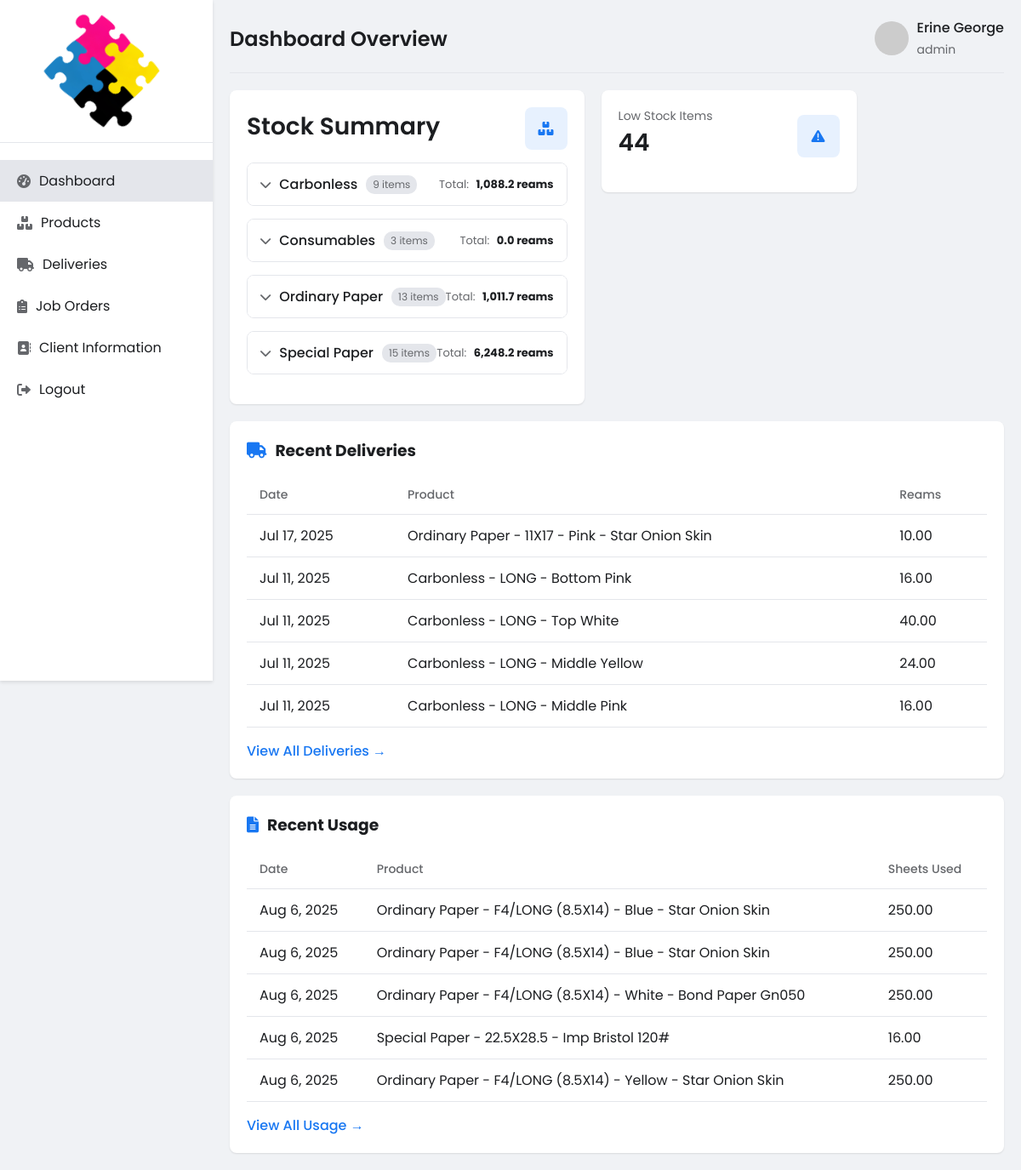
The page /pages/dashboard.php (signed in) on the database its author committed.
### tables this page shows
CREATE TABLE `delivery_logs` (
  `id` int(11) NOT NULL,
  `product_id` int(11) NOT NULL,
  `delivery_date` date DEFAULT curdate(),
  `delivered_reams` decimal(10,2) NOT NULL,
  `unit` varchar(50) DEFAULT NULL,
  `supplier_name` varchar(50) NOT NULL,
  `amount_per_ream` int(11) NOT NULL,
  `delivery_note` text DEFAULT NULL,
  `created_by` int(11) DEFAULT NULL
);

CREATE TABLE `products` (
  `id` int(11) NOT NULL,
  `product_type` varchar(100) DEFAULT NULL,
  `product_group` varchar(100) DEFAULT NULL,
  `product_name` varchar(100) DEFAULT NULL,
  `unit_price` decimal(10,2) NOT NULL,
  `created_by` int(11) DEFAULT NULL
);

### pages/dashboard.php (the view, shortened to what this page needs)
<?php
require_once '../config/db.php';
function fetchData($mysqli, $query)
{
    $result = $mysqli->query($query);
    return $result->fetch_assoc()['total'] ?? 0;
}
$recent_deliveries = $mysqli->query("
  SELECT d.product_id, d.delivery_date, p.product_type, p.product_group, p.product_name, d.delivered_reams
  FROM delivery_logs d
  JOIN products p ON d.product_id = p.id
  ORDER BY d.delivery_date DESC
  LIMIT 5
");
$recent_usage = $mysqli->query("
  SELECT u.product_id, u.log_date, p.product_type, p.product_group, p.product_name, u.used_sheets
  FROM usage_logs u
  JOIN products p ON u.product_id = p.id
  ORDER BY u.log_date DESC
  LIMIT 5
");
$stock_data = $mysqli->query("
  SELECT
    p.product_type, p.product_group, p.product_name,
    ((SELECT IFNULL(SUM(delivered_reams), 0) FROM delivery_logs WHERE product_id = p.id) * 500 -
    (SELECT IFNULL(SUM(used_sheets), 0) FROM usage_logs WHERE product_id = p.id)) AS available_sheets
  FROM products p
  ORDER BY p.product_type, p.product_name, p.product_group
");
$low_stock = fetchData($mysqli, "
  SELECT COUNT(*) AS total FROM products p
  LEFT JOIN (
    SELECT d.product_id,
          SUM(d.delivered_reams) AS total_reams,
          (SUM(d.delivered_reams) * 500) - IFNULL(SUM(u.used_sheets), 0) AS balance
    FROM delivery_logs d
    LEFT JOIN usage_logs u ON u.product_id = d.product_id
    GROUP BY d.product_id
  ) AS stock ON p.id = stock.product_id
  WHERE IFNULL(balance, 0) >= 0
  AND IFNULL(balance, 0) < 10000 /* 20 reams * 500 sheets */
");
$grouped = [];
while ($row = $stock_data->fetch_assoc()) {
    $type = $row['product_type'];
    $group = $row['product_group'];
    $name = $row['product_name'];
    $sheets = max(0, $row['available_sheets']);
    $reams = $sheets / 500;
    if (!isset($grouped[$type])) $grouped[$type] = [];
    if (!isset($grouped[$type][$name])) $grouped[$type][$name] = [];
    $grouped[$type][$name][$group] = $reams;
}
?>
<!DOCTYPE html>
<html lang="en">
<head>
    <link rel="stylesheet" href="https://cdnjs.cloudflare.com/ajax/libs/font-awesome/6.0.0-beta3/css/all.min.css" />
</head>
<body>
    <div class="sidebar-con">
        <div class="sidebar">
            <div class="brand">
                <img src="../assets/images/plainlogo.png" alt="">
            </div>
            <ul class="nav-menu">
                <li><a href="#" class="active"><i class="fas fa-tachometer-alt"></i> <span>Dashboard</span></a></li>
                <li><a href="products.php" onclick="goToLastProductPage()"><i class="fas fa-boxes"></i> <span>Products</span></a></li>
                <li><a href="delivery.php"><i class="fas fa-truck"></i> <span>Deliveries</span></a></li>
                <li><a href="job_orders.php"><i class="fas fa-clipboard-list"></i> <span>Job Orders</span></a></li>
                <li><a href="clients.php"><i class="fa fa-address-book"></i> <span>Client Information</span></a></li>
                <li><a href="../accounts/logout.php"><i class="fas fa-sign-out-alt"></i> <span>Logout</span></a></li>
            </ul>
        </div>
    </div>
    <div class="main-content">
        <header class="header">
            <h1>Dashboard Overview</h1>
            <div class="user-info">
                <img src="https://ui-avatars.com/api/?name=<?= urlencode($_SESSION['username']) ?>&background=random" alt="User">
                <div class="user-details">
                    <h4><?= htmlspecialchars($_SESSION['username']) ?></h4>
                    <small><?= $_SESSION['role'] ?></small>
                </div>
            </div>
        </header>
        <div class="stock-cards">
            <div class="stat-card">
                <div class="card-header">
                    <div>
                        <h3>Stock Summary</h3>
                    </div>
                    <div class="card-icon"><i class="fas fa-boxes"></i></div>
                </div>
                <div class="stock-summary">
                    <?php foreach ($grouped as $type => $products): ?>
                        <div class="product-category">
                            <div class="category-header" onclick="toggleStockTable('<?= md5($type) ?>')">
                                <div class="category-title">
                                    <i class="fas fa-chevron-down toggle-icon"></i>
                                    <h4><?= htmlspecialchars($type) ?></h4>
                                    <span class="badge"><?= count($products) ?> items</span>
                                </div>
                                <div class="category-summary">
                                    <?php
                                    $totalReams = 0;
                                    foreach ($products as $groupStocks) {
                                        foreach ($groupStocks as $reams) {
                                            if ($reams !== null) {
                                                $totalReams += $reams;
                                            }
                                        }
                                    }
                                    ?>
                                    <div class="summary-item">
                                        <span>Total:</span>
                                        <strong><?= number_format($totalReams, 1) ?> reams</strong>
                                    </div>
                                </div>
                            </div>
                        </div>
                    <?php endforeach; ?>
                </div>
            </div>
            <div class="out-card" onclick="showLowStockItems()" style="cursor: pointer;">
                <div class="card-header">
                    <div>
                        <p>Low Stock Items</p>
                        <h3><?= $low_stock ?></h3>
                    </div>
                    <div class="card-icon"><i class="fas fa-exclamation-triangle"></i></div>
                </div>
            </div>
        </div>
        <div class="tables-section">
            <div class="table-card">
                <h3><i class="fas fa-truck"></i> Recent Deliveries</h3>
                <div class="recent-tables">
                    <table>
                        <thead>
                            <tr>
                                <th>Date</th>
                                <th>Product</th>
                                <th>Reams</th>
                            </tr>
                        </thead>
                        <tbody>
                            <?php while ($row = $recent_deliveries->fetch_assoc()): ?>
                                <tr class="clickable-row" data-id="<?= $row['product_id'] ?>">
                                    <td><?= date("M j, Y", strtotime($row['delivery_date'])) ?></td>
                                    <td><?= "{$row['product_type']} - {$row['product_group']} - {$row['product_name']}" ?></td>
                                    <td><?= number_format($row['delivered_reams'], 2) ?></td>
                                </tr>
                            <?php endwhile; ?>
                        </tbody>
                    </table>
                </div>
                <a href="delivery.php" class="view-all">View All Deliveries →</a>
            </div>
            <div class="table-card">
                <h3><i class="fas fa-file-alt"></i> Recent Usage</h3>
                <div class="recent-tables">
                    <table>
                        <thead>
                            <tr>
                                <th>Date</th>
                                <th>Product</th>
                                <th>Sheets Used</th>
                            </tr>
                        </thead>
                        <tbody>
                            <?php while ($row = $recent_usage->fetch_assoc()): ?>
                                <tr class="clickable-row" data-id="<?= $row['product_id'] ?>">
                                    <td><?= date("M j, Y", strtotime($row['log_date'])) ?></td>
                                    <td><?= "{$row['product_type']} - {$row['product_group']} - {$row['product_name']}" ?></td>
                                    <td><?= number_format($row['used_sheets'], 2) ?></td>
                                </tr>
                            <?php endwhile; ?>
                        </tbody>
                    </table>
                </div>
                <a href="products.php" class="view-all">View All Usage →</a>
            </div>
        </div>
    </div>
</body>
</html>

### pages/dashboard.php (style rules this page uses)
:root { --primary: #1877f2; --secondary: #166fe5; --light: #f0f2f5; --dark: #1c1e21; --gray: #65676b; --light-gray: #e4e6eb; --card-bg: #ffffff; }
* { margin: 0; padding: 0; box-sizing: border-box; font-family: 'Poppins', sans-serif; }
body { background-color: var(--light); color: var(--dark); display: flex; min-height: 100vh; }
.sidebar { width: 250px; background-color: var(--card-bg); height: 100vh; position: fixed; box-shadow: 0 2px 4px rgba(0, 0, 0, 0.1); padding: 20px 0; }
.brand { padding: 0 20px 40px; border-bottom: 1px solid var(--light-gray); margin-bottom: 20px; }
.brand img { height: 100px; width: auto; padding-left: 40px; transform: rotate(45deg); }
.nav-menu { list-style: none; }
.nav-menu li a { display: flex; align-items: center; padding: 12px 20px; color: var(--dark); text-decoration: none; transition: background-color 0.3s; }
.nav-menu li a:hover, .nav-menu li a.active { background-color: var(--light-gray); }
.nav-menu li a i { margin-right: 10px; color: var(--gray); }
.main-content { flex: 1; margin-left: 250px; padding: 20px; }
.header { display: flex; justify-content: space-between; align-items: center; margin-bottom: 20px; padding-bottom: 15px; border-bottom: 1px solid var(--light-gray); }
.header h1 { font-size: 24px; font-weight: 600; color: var(--dark); }
.user-info { display: flex; align-items: center; }
.user-info img { width: 40px; height: 40px; border-radius: 50%; margin-right: 10px; object-fit: cover; }
.user-details h4 { font-weight: 500; font-size: 16px; }
.user-details small { color: var(--gray); font-size: 14px; }
.stock-cards { display: flex; flex-direction: row; flex-wrap: wrap; }
.stat-card { min-width: 30%; max-height: 500px; background: var(--card-bg); border-radius: 8px; padding: 20px; box-shadow: 0 1px 2px rgba(0, 0, 0, 0.1); overflow: auto; margin-right: 20px; margin-bottom: 20px; }
.stat-card .card-header { display: flex; justify-content: space-between; align-items: center; margin-bottom: 15px; }
.stat-card .card-icon { width: 50px; height: 50px; border-radius: 8px; display: flex; align-items: center; justify-content: center; background-color: rgba(24, 119, 242, 0.1); color: var(--primary); }
.stat-card h3 { font-size: 28px; font-weight: 600; margin-bottom: 5px; }
.out-card { min-width: 300px; max-height: 120px; background: var(--card-bg); border-radius: 8px; padding: 20px; box-shadow: 0 1px 2px rgba(0, 0, 0, 0.1); margin-bottom: 20px; }
.out-card .card-header { display: flex; justify-content: space-between; align-items: center; margin-bottom: 15px; }
.out-card .card-icon { width: 50px; height: 50px; border-radius: 8px; display: flex; align-items: center; justify-content: center; background-color: rgba(24, 119, 242, 0.1); color: var(--primary); }
.out-card h3 { font-size: 28px; font-weight: 600; margin-bottom: 5px; }
.out-card p { color: var(--gray); font-size: 14px; }
.tables-section { display: grid; grid-template-columns: repeat(auto-fit, minmax(500px, 1fr)); gap: 20px; width: 100%; }
.recent-tables td { cursor: pointer; }
.table-card { width: 100%; background: var(--card-bg); border-radius: 8px; padding: 20px; box-shadow: 0 1px 2px rgba(0, 0, 0, 0.1); }
.table-card h3 { margin-bottom: 15px; display: flex; align-items: center; color: var(--dark); }
.table-card h3 i { margin-right: 10px; color: var(--primary); }
table { min-width: 100%; border-collapse: collapse; }
th { font-weight: 500; color: var(--gray); font-size: 14px; }
.view-all { display: inline-block; margin-top: 15px; color: var(--primary); text-decoration: none; font-weight: 500; }
.stock-summary { margin-top: 15px; }
.product-category { border: 1px solid var(--light-gray); border-radius: 8px; margin-bottom: 15px; overflow: hidden; }
.category-header { padding: 12px 15px; background-color: var(--card-bg); cursor: pointer; display: flex; justify-content: space-between; align-items: center; }
.category-title { display: flex; align-items: center; gap: 10px; }
.category-title h4 { font-weight: 500; color: var(--dark); margin: 0; }
.toggle-icon { color: var(--gray); font-size: 14px; transition: transform 0.2s ease; }
.badge { background-color: var(--light-gray); color: var(--gray); font-size: 12px; padding: 2px 8px; border-radius: 10px; }
.category-summary { display: flex; gap: 15px; }
.summary-item { font-size: 13px; color: var(--gray); }
.summary-item strong { color: var(--dark); margin-left: 5px; }

### rows shown on the page
delivery_logs: delivery_date "Jul 17, 2025", product.product_type "Ordinary Paper", product.product_group "11X17", product.product_name "Pink - Star Onion Skin", delivered_reams "10.00"
delivery_logs: delivery_date "Jul 11, 2025", product.product_type "Carbonless", product.product_group "LONG", product.product_name "Bottom Pink", delivered_reams "16.00"
delivery_logs: delivery_date "Jul 11, 2025", product.product_type "Carbonless", product.product_group "LONG", product.product_name "Top White", delivered_reams "40.00"
delivery_logs: delivery_date "Jul 11, 2025", product.product_type "Carbonless", product.product_group "LONG", product.product_name "Middle Yellow", delivered_reams "24.00"
delivery_logs: delivery_date "Jul 11, 2025", product.product_type "Carbonless", product.product_group "LONG", product.product_name "Middle Pink", delivered_reams "16.00"

### other values the page prints
$_SESSION['username'] "Erine George"
$_SESSION['role'] "admin"
$type "Carbonless"
count($products) "9"
$totalReams "1,088.2"
$type "Consumables"
count($products) "3"
$totalReams "0.0"
$type "Ordinary Paper"
count($products) "13"
$totalReams "1,011.7"
$type "Special Paper"
count($products) "15"
$totalReams "6,248.2"
$low_stock "44"
